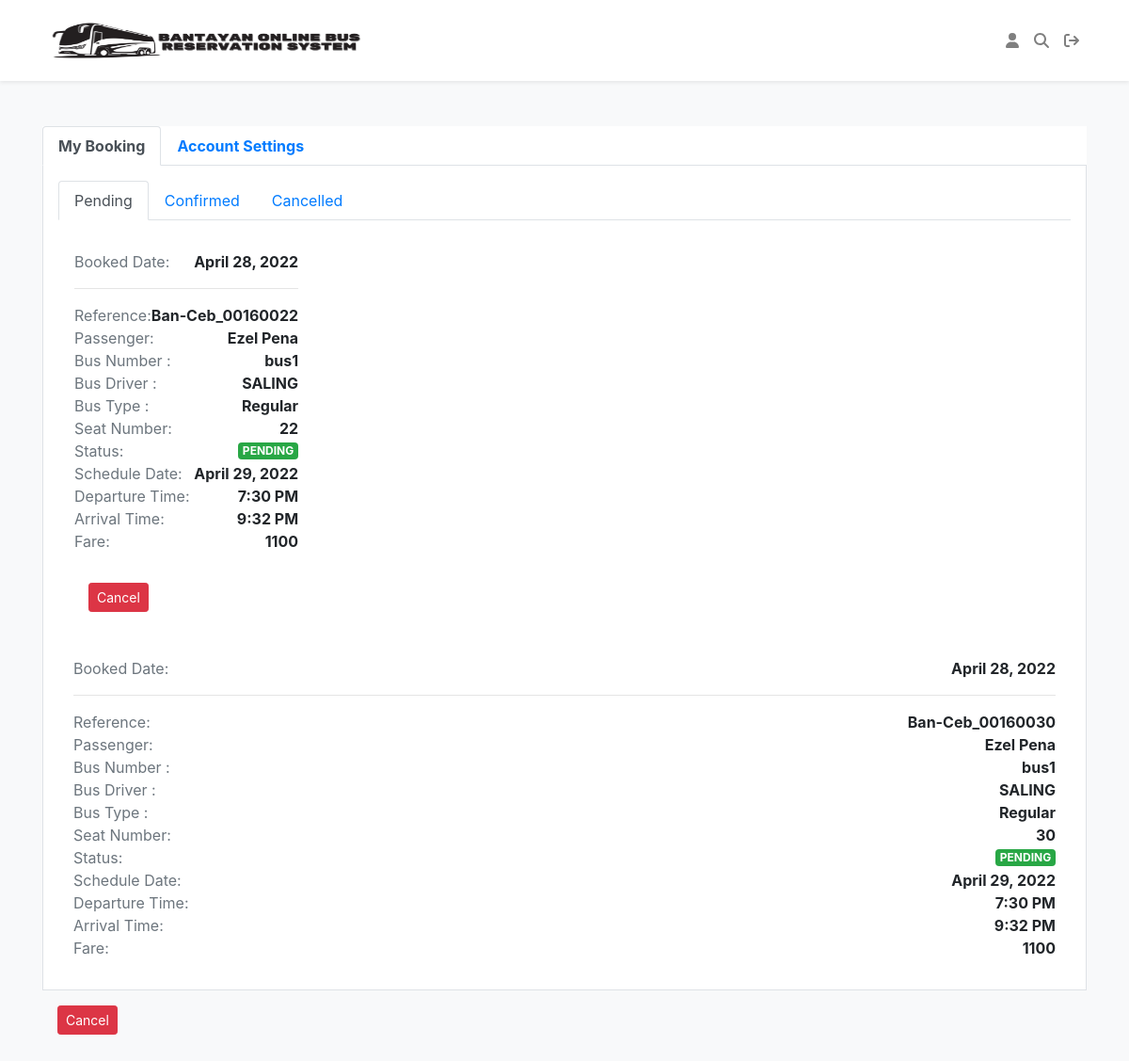
The app's page /account.php (signed in) with its own data.
### tables this page shows
CREATE TABLE `tblbook` (
  `id` int(11) NOT NULL,
  `schedule_id` int(11) NOT NULL,
  `passenger_id` int(11) NOT NULL,
  `seat_num` varchar(150) NOT NULL,
  `payment_status` varchar(150) NOT NULL,
  `total` varchar(150) NOT NULL,
  `book_date` datetime NOT NULL DEFAULT current_timestamp(),
  `book_reference` varchar(250) NOT NULL
);

CREATE TABLE `tblpassenger` (
  `id` int(11) NOT NULL,
  `first_name` varchar(250) NOT NULL,
  `last_name` varchar(250) NOT NULL,
  `email` varchar(250) NOT NULL,
  `address` varchar(250) NOT NULL,
  `password` varchar(250) NOT NULL,
  `verification_code` text NOT NULL,
  `email_verified_at` datetime NOT NULL
);

CREATE TABLE `tblbus` (
  `id` int(11) NOT NULL,
  `bus_num` varchar(150) NOT NULL,
  `bus_type` varchar(50) NOT NULL,
  `rate_km` double NOT NULL
);

CREATE TABLE `tbldriver` (
  `id` int(11) NOT NULL,
  `name` text NOT NULL,
  `liscenseNum` varchar(100) NOT NULL
);

CREATE TABLE `tblschedule` (
  `id` int(11) NOT NULL,
  `route_id` int(11) NOT NULL,
  `schedule_date` date NOT NULL,
  `departure` time NOT NULL,
  `arrival` time NOT NULL,
  `bus_id` int(11) NOT NULL,
  `driver_id` int(11) NOT NULL,
  `conductor_id` int(11) NOT NULL,
  `fare` decimal(10,0) NOT NULL,
  `status` varchar(150) NOT NULL,
  `vessel_id` int(11) NOT NULL
);

### controllers/book.php (called while the page is built, shortened)
<?php
    class Book
    {
        private $conn;
        private $table_name = "tblbook";
        public function __construct($db)
        {
            $this->conn = $db;
        }
        public function getPassengersBooking($passenger_id)
        {
            $query = "SELECT *, b.id as book_id FROM ".$this->table_name." b INNER JOIN tblschedule s ON b.schedule_id = s.id INNER JOIN tblroute r ON s.route_id = r.id WHERE passenger_id = '$passenger_id' ORDER BY book_date DESC";
            $result = $this->conn->query($query);
            $data = array();
            while ($row = $result->fetch_assoc()) {
                   $data[] = $row;
            }
            return $data;
        }
    }
?>

### controllers/passenger.php (called while the page is built, shortened)
<?php
    class Passenger
    {
        private $conn;
        private $table_name = "tblpassenger";
        public function __construct($db)
        {
            $this->conn = $db;
        }
        public function getById($id){
            $sql = "SELECT * FROM ".$this->table_name." WHERE id = ?";
            $stmt = mysqli_stmt_init($this->conn);
            if(!mysqli_stmt_prepare($stmt, $sql)){
                header("location: account.php?error=stmtfailed");
                exit();
            }
            mysqli_stmt_bind_param($stmt, "s", $id);
            mysqli_stmt_execute($stmt);
            $resultData = mysqli_stmt_get_result($stmt);
            if($row = mysqli_fetch_assoc($resultData)){
                return $row;
            }
        }
    }
?>

### controllers/bus.php (called while the page is built, shortened)
<?php
    class Bus
    {
        private $conn;
        private $table_name = "tblbus";
        public function __construct($db)
        {
            $this->conn = $db;
        }
        public function getById($id)
        {
            $query = "SELECT * FROM ".$this->table_name." WHERE id = '$id'";
            $result = $this->conn->query($query);
            $data = $result->fetch_assoc();
            return $data;
        }
    }
?>

### controllers/driver.php (called while the page is built, shortened)
<?php
    class Driver
    {
        private $conn;
        private $table_name = "tbldriver";
        public function __construct($db)
        {
            $this->conn = $db;
        }
        public function getById($id)
        {
            $query = "SELECT * FROM ".$this->table_name." WHERE id = '$id'";
            $result = $this->conn->query($query);
            $data = $result->fetch_assoc();
            return $data;
        }
    }
?>

### account.php (the view, shortened to what this page needs)
<?php
    include('includes/layout-header.php');
    $database = new Database();
    $db = $database->getConnection();
    include('controllers/book.php');
    $new_book = new Book($db);
    $bookings = $new_book->getPassengersBooking($_SESSION["userId"]);
    include('controllers/location.php');
    include('controllers/bus.php');
    $new_bus = new Bus($db);
    include('controllers/driver.php');
    $new_driver= new Driver($db);
    include('controllers/passenger.php');
    $new_passenger = new Passenger($db);
    $passenger = $new_passenger->getById($_SESSION["userId"]);
?>
<main>
    <div class="container mt-5">
        <ul class="nav nav-tabs bg-white sm" id="myTab" role="tablist">
            <li class="nav-item">
                <a class="nav-link active" id="booking-tab" data-toggle="tab" href="#booking" role="tab" aria-controls="booking" aria-selected="true"><b>My Booking</a></b>
            </li>
            <li class="nav-item">
                <a class="nav-link" id="settings-tab" data-toggle="tab" href="#settings" role="tab" aria-controls="settings" aria-selected="false"><b>Account Settings</a></b>
            </li>
        </ul>
        <div class="tab-content" id="myTabContent">
            <div class="tab-pane fade bg-white p-3 border-right border-left border-bottom show active" id="booking" role="tabpanel" aria-labelledby="booking-tab">
                <ul class="nav nav-tabs" id="myTab" role="tablist">
                    <li class="nav-item">
                        <a class="nav-link active" id="Pending-tab" data-toggle="tab" href="#Pending" role="tab" aria-controls="Pending" aria-selected="true">Pending</a>
                    </li>
                    <li class="nav-item">
                        <a class="nav-link" id="Confirmed-tab" data-toggle="tab" href="#Confirmed" role="tab" aria-controls="Confirmed" aria-selected="false">Confirmed</a>
                    </li>
                    <li class="nav-item">
                        <a class="nav-link" id="Cancelled-tab" data-toggle="tab" href="#Cancelled" role="tab" aria-controls="Cancelled" aria-selected="false">Cancelled</a>
                    </li>
                </ul>
                <div class="tab-content" id="myTabContent">
                    <div class="tab-pane fade show active p-3" id="Pending" role="tabpanel" aria-labelledby="Pending-tab">
                        <div class="row">
                            <?php
                                foreach ($bookings as &$row)
                                {
                                    if($row['payment_status'] == 'pending')
                                    {
                                        $bus = $new_bus->getById($row["bus_id"]);
                                        $driver = $new_driver->getById($row["driver_id"]);
                                        ?>
                                            <div class="p-3">
                                                <p class="mb-0 d-flex align-items-center justify-content-between">
                                                    <span class="text-muted">Booked Date:</span>
                                                    <span class="font-weight-bold"><?php echo date_format(date_create($row['book_date']),'F j, Y') ?></span>
                                                </p>
                                                <hr>
                                                <p class="mb-0 d-flex align-items-center justify-content-between">
                                                    <span class="text-muted">Reference:</span>
                                                    <span class="font-weight-bold"><?php echo $row['book_reference'] ?></span>
                                                </p>
                                                <p class="mb-0 d-flex align-items-center justify-content-between">
                                                                <span class="text-muted">Passenger:</span>
                                                                <span class="font-weight-bold"><?php echo $passenger['first_name'].' '. $passenger['last_name'] ?></span>
                                                            </p>
                                                <p class="mb-0 d-flex align-items-center justify-content-between">
                                                    <span class="text-muted">Bus Number :</span>
                                                    <span class="font-weight-bold"><?php echo $bus['bus_num'] ?></span>
                                                </p>
                                                <p class="d-flex align-items-center justify-content-between mb-0">
                                                <span class="text-muted d-block">Bus Driver :</span>
                                                 <strong class="text-uppercase"><?php echo $driver['name'] ?></strong>
                                                 </p>
                                                <p class="mb-0 d-flex align-items-center justify-content-between">
                                                    <span class="text-muted">Bus Type :</span>
                                                    <span class="font-weight-bold"><?php echo $bus['bus_type'] ?></span>
                                                </p>
                                                <p class="mb-0 d-flex align-items-center justify-content-between">
                                                    <span class="text-muted">Seat Number:</span>
                                                    <span class="font-weight-bold"><?php echo $row['seat_num'] ?></span>
                                                </p>
                                                <p class="mb-0 d-flex align-items-center justify-content-between">
                                                    <span class="text-muted">Status:</span>
                                                    <span class="font-weight-bold text-uppercase badge badge-success"><?php echo $row['payment_status'] ?></span>
                                                </p>
                                                <p class="mb-0 d-flex align-items-center justify-content-between">
                                                    <span class="text-muted">Schedule Date:</span>
                                                    <span class="font-weight-bold"><?php echo date_format(date_create($row['schedule_date']),'F j, Y') ?></span>
                                                </p>
                                                <p class="mb-0 d-flex align-items-center justify-content-between">
                                                    <span class="text-muted">Departure Time:</span>
                                                    <span class="font-weight-bold"><?php echo date_format(date_create($row["departure"]), 'g:i A') ?></span>
                                                </p>
                                                <p class="mb-0 d-flex align-items-center justify-content-between">
                                                    <span class="text-muted">Arrival Time:</span>
                                                    <span class="font-weight-bold"><?php echo date_format(date_create($row["arrival"]), 'g:i A') ?></span>
                                                </p>
                                                <p class="d-flex align-items-center justify-content-between mb-0">
                                        <span class="text-muted d-block">Fare:</span>
                                        <strong><?php echo $row['fare'] ?></strong>
                                    </p>
                                            </div>
                                        </div>
                                                    <div class="p-3">
                                                        <button class="btn btn-sm btn-danger" onclick="cancelBook('<?php echo $row['book_id'] ?>')">Cancel</button>
                                                     </div>
                                                </div>
                                            </div>
                                        <?php
                                    }
                                }
                            ?>
</main>
<?php include('includes/layout-footer.php')?>

### includes/layout-header.php (shortened to what this page needs)
<!doctype html>
<html lang="en">
  <head>
    <link rel="stylesheet" href="./assets/bootstrap/css/bootstrap.min.css" />
    <link rel="stylesheet" href="https://cdnjs.cloudflare.com/ajax/libs/font-awesome/4.7.0/css/font-awesome.min.css">
    <link rel="stylesheet" href="./assets/styles.css" />
  </head>
  <body class="bg-light">
<nav class="navbar navbar-expand-lg navbar-light bg-white shadow-sm">
  <div class="container">
    <a class="navbar-brand" href="index.php" style="font-family: 'Times New Roman', serif;">
      <img src="assets/images/bobrs3.png" style="width: 350px; height: 60px;" alt=""><b>
    </a></b>
  <div class="collapse navbar-collapse" id="navbarSupportedContent">
    <ul class="navbar-nav ml-auto">
      <?php
        if(isset($_SESSION["userId"]) && !empty($_SESSION["userId"])){
            ?>
            <li class="nav-item">
                <a class="nav-link" href="account.php"><i class="fa fa-user icon w3-large color:black "><b>  <?php echo $_SESSION["userFname"]?></b></a></i>
              </li>
            <li class="nav-item">
                <a class="nav-link" href="index.php"><i class="fa fa-search"><b> Find Schedule</b></a></i>
              </li>
              <li class="nav-item">
                <a class="nav-link" href="logout.php"><i class="fa fa-sign-out icon w3-large "><b> Logout</b></a></i>
              </li>
            <?php
        }
      ?>
    </ul>
  </div>
  </div>
</nav>

### includes/layout-footer.php
</body>
</html>

### assets/styles.css (style rules this page uses)
:root { --blue: #1e90ff; --white: #ffffff; --radius: 0.5rem; --clr-primary: #18ffff; --clr-primary-light: #adffff; --clr-primary-dark: #091034; --clr-gray100: #f9fbff; --clr-gray150: #f4f6fb; --clr-gray200: #eef1f6; --clr-gray300: #e1e5ee; --clr-gray400: #767b91; --clr-gray500: #4f546c; --clr-gray600: #2a324b; --clr-gray700: #161d34; --clr-bg: #060b23; }
* { margin: 0; padding: 0; box-sizing: border-box; }

### records on screen
tblbook: book_date "April 28, 2022", book_reference "Ban-Ceb_00160022", passenger.first_name "Ezel", passenger.last_name "Pena", tblbus.bus_num "bus1", tbldriver.name "SALING", tblbus.bus_type "Regular", seat_num "22", payment_status "PENDING", schedule.schedule_date "April 29, 2022", schedule.departure "7:30 PM", schedule.arrival "9:32 PM", schedule.fare "1100"
tblbook: book_date "April 28, 2022", book_reference "Ban-Ceb_00160030", passenger.first_name "Ezel", passenger.last_name "Pena", tblbus.bus_num "bus1", tbldriver.name "SALING", tblbus.bus_type "Regular", seat_num "30", payment_status "PENDING", schedule.schedule_date "April 29, 2022", schedule.departure "7:30 PM", schedule.arrival "9:32 PM", schedule.fare "1100"
